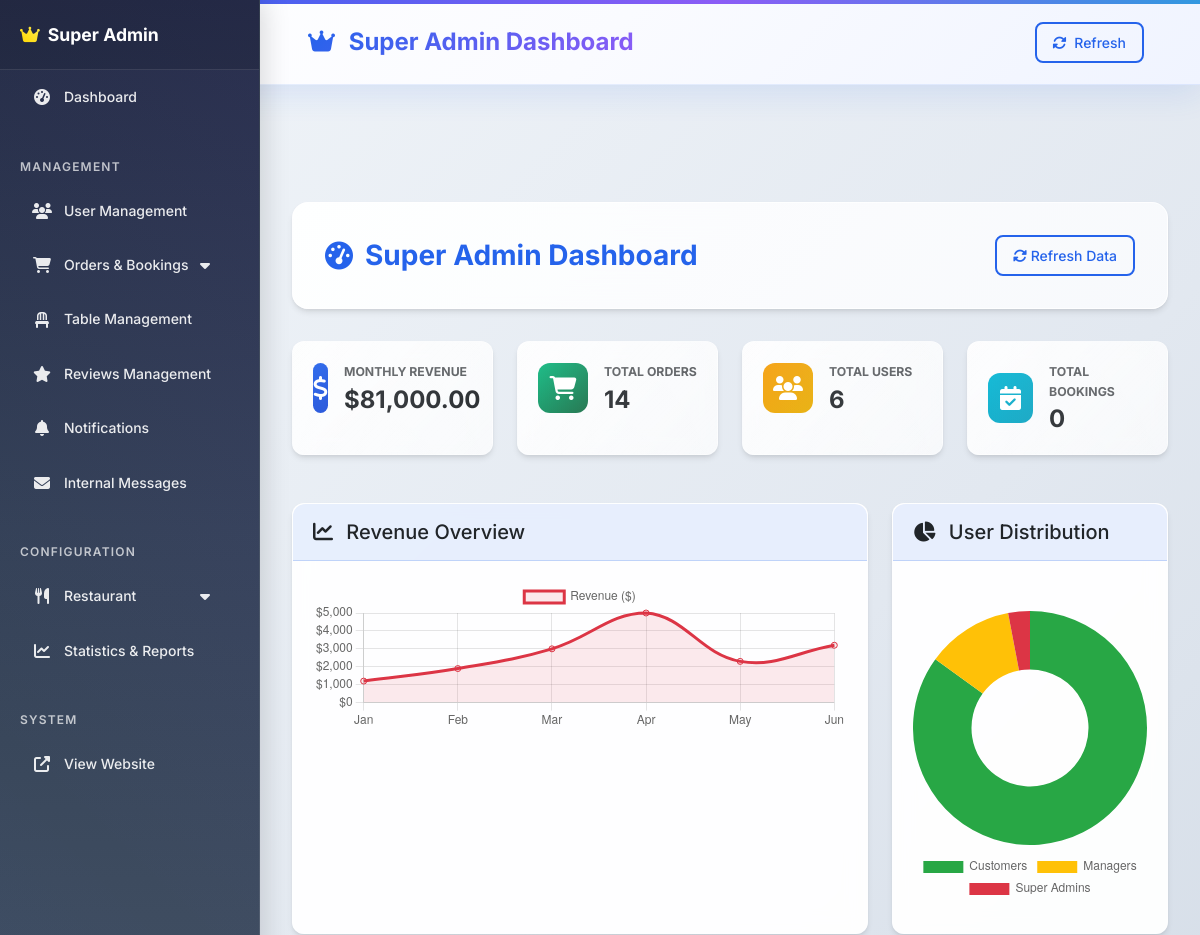
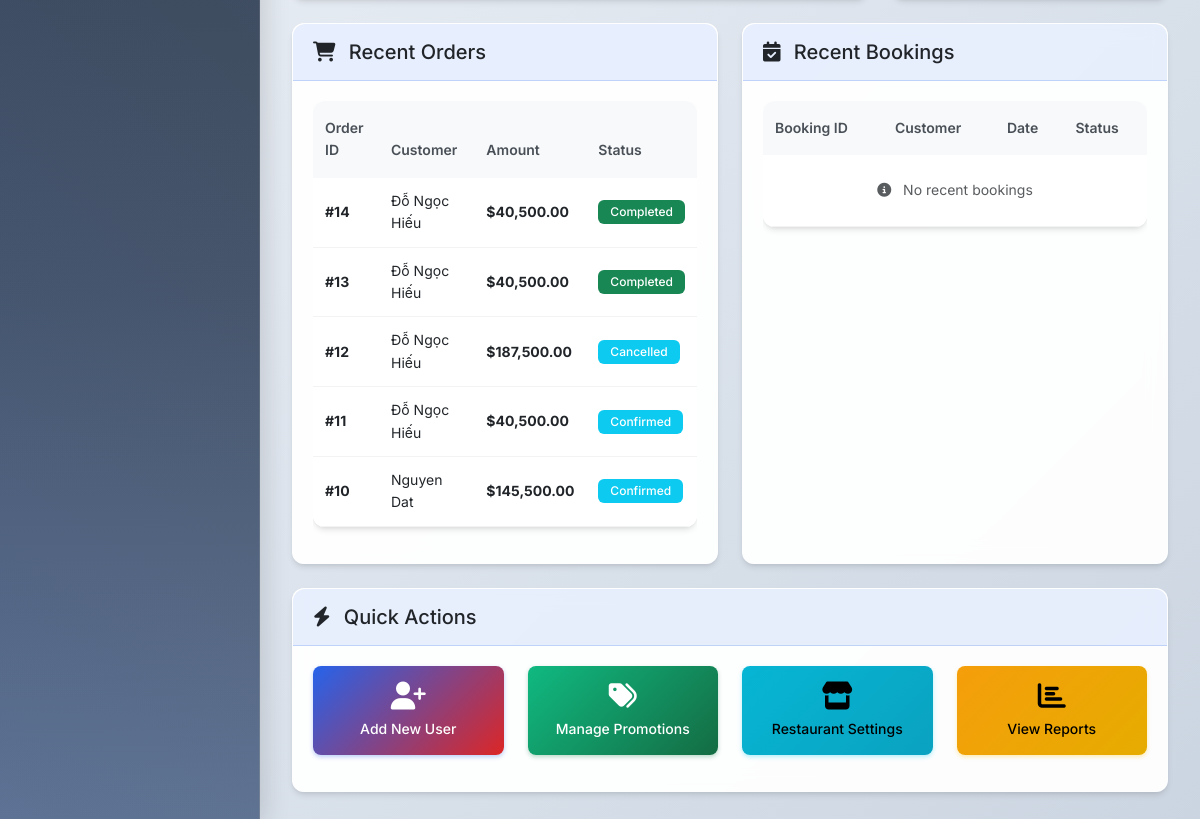
The app's page /superadmin/ (signed in), older data (2 pictures, top to bottom).
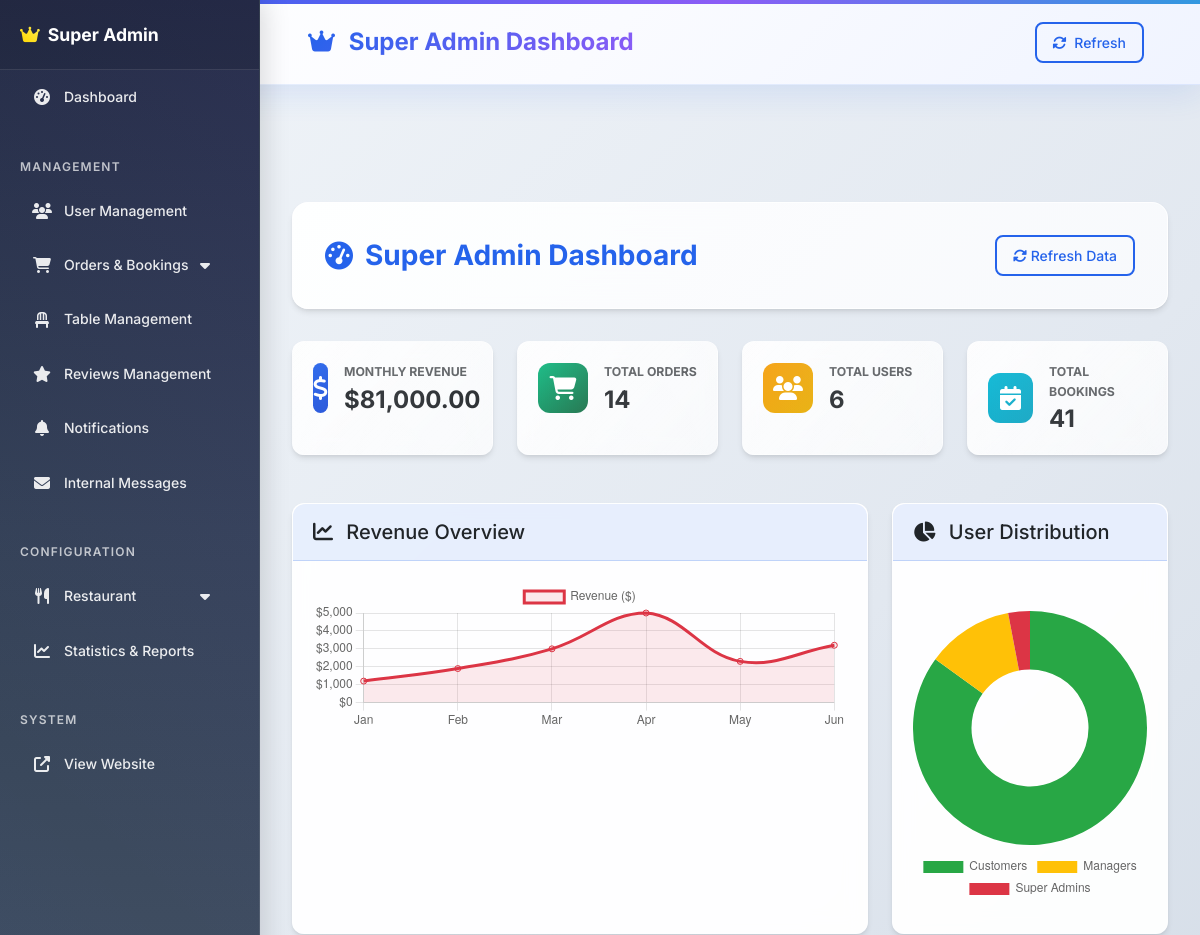
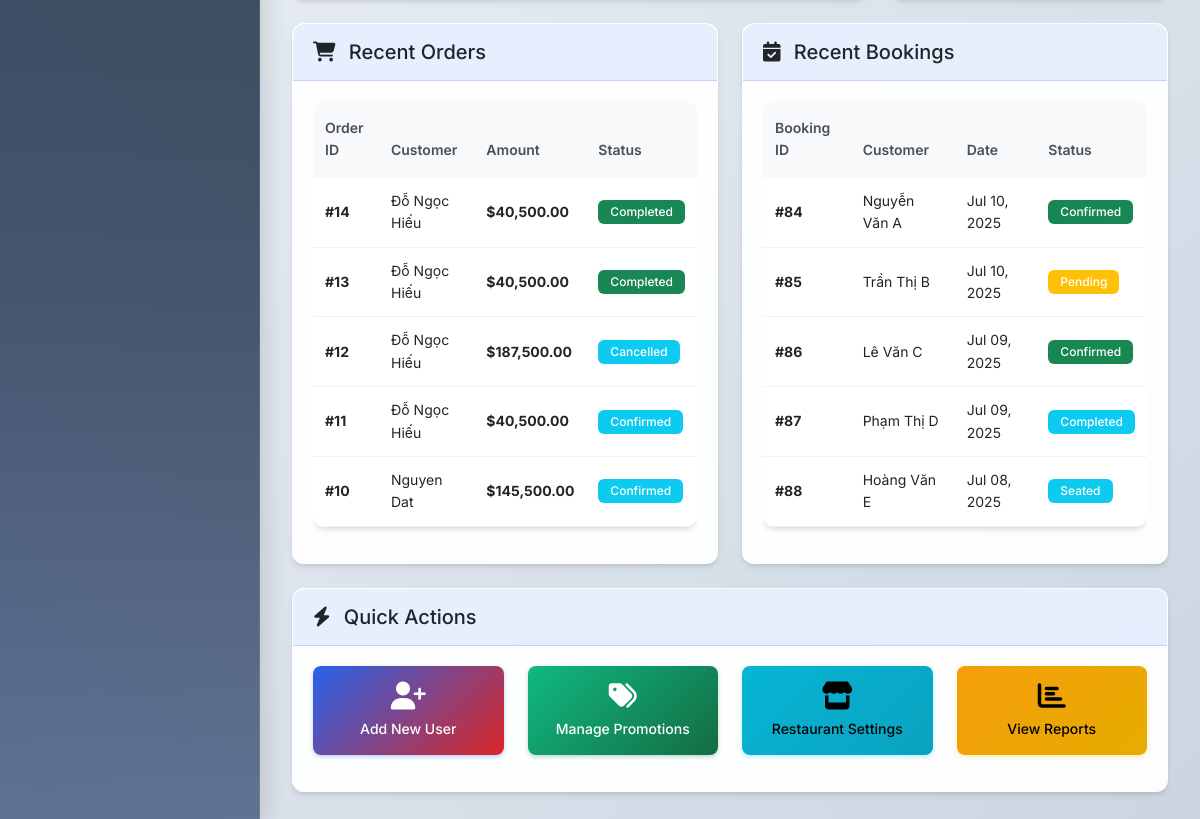
The same page, newer data (2 pictures, top to bottom).
### tables this page shows
CREATE TABLE IF NOT EXISTS `orders` (
  `id` int NOT NULL AUTO_INCREMENT,
  `user_id` int DEFAULT NULL,
  `booking_id` int DEFAULT NULL,
  `order_number` varchar(20) NOT NULL,
  `customer_name` varchar(100) NOT NULL,
  `customer_email` varchar(100) NOT NULL,
  `customer_phone` varchar(20) NOT NULL,
  `order_type` enum('dine_in','takeout','delivery') NOT NULL,
  `subtotal` decimal(10,2) NOT NULL,
  `tax_amount` decimal(10,2) DEFAULT '0.00',
  `total_amount` decimal(10,2) NOT NULL,
  `payment_method` enum('cod','cash','credit_card','debit_card','digital_wallet','bank_transfer','vnpay') NOT NULL,
  `payment_status` enum('pending','paid','failed','refunded') DEFAULT 'pending',
  `payment_id` int DEFAULT NULL,
  `status` enum('pending','confirmed','preparing','ready','completed','delivered','cancelled') DEFAULT 'pending',
  `special_instructions` text,
  `delivery_address` text,
  `order_notes` text,
  `estimated_ready_time` timestamp NULL DEFAULT NULL,
  `completed_at` timestamp NULL DEFAULT NULL,
  `created_at` timestamp NULL DEFAULT CURRENT_TIMESTAMP,
  `updated_at` timestamp NULL DEFAULT CURRENT_TIMESTAMP ON UPDATE CURRENT_TIMESTAMP,
  `delivery_ward` varchar(100) DEFAULT NULL,
  `delivery_district` varchar(100) DEFAULT NULL,
  `delivery_city` varchar(100) DEFAULT NULL,
  `delivery_notes` text,
  `delivery_fee` decimal(10,2) DEFAULT '0.00',
  `service_fee` decimal(10,2) DEFAULT '0.00',
  `discount_amount` decimal(10,2) DEFAULT '0.00',
  `coupon_code` varchar(50) DEFAULT NULL,
  PRIMARY KEY (`id`),
  UNIQUE KEY `order_number` (`order_number`),
  KEY `fk_orders_user` (`user_id`),
  KEY `fk_orders_booking` (`booking_id`),
  KEY `idx_status` (`status`),
  KEY `idx_payment_status` (`payment_status`),
  KEY `idx_order_type` (`order_type`),
  KEY `idx_customer_email` (`customer_email`),
  KEY `idx_orders_date_status` (`created_at`,`status`),
  KEY `fk_orders_payment` (`payment_id`)
);

CREATE TABLE IF NOT EXISTS `bookings` (
  `id` int NOT NULL AUTO_INCREMENT,
  `user_id` int DEFAULT NULL,
  `table_id` int DEFAULT NULL,
  `customer_name` varchar(100) NOT NULL,
  `customer_email` varchar(100) NOT NULL,
  `customer_phone` varchar(20) NOT NULL,
  `booking_date` date NOT NULL,
  `booking_time` time NOT NULL,
  `guest_count` int NOT NULL,
  `special_requests` text,
  `status` enum('pending','confirmed','seated','completed','cancelled','no_show') DEFAULT 'pending',
  `booking_reference` varchar(20) NOT NULL,
  `notes` text,
  `created_at` timestamp NULL DEFAULT CURRENT_TIMESTAMP,
  `updated_at` timestamp NULL DEFAULT CURRENT_TIMESTAMP ON UPDATE CURRENT_TIMESTAMP,
  PRIMARY KEY (`id`),
  UNIQUE KEY `booking_reference` (`booking_reference`),
  KEY `fk_bookings_user` (`user_id`),
  KEY `fk_bookings_table` (`table_id`),
  KEY `idx_booking_date` (`booking_date`),
  KEY `idx_status` (`status`),
  KEY `idx_customer_email` (`customer_email`),
  KEY `idx_bookings_date_status` (`booking_date`,`status`)
);

### controllers/BaseController.php (called while the page is built, shortened)
<?php
class BaseController {
    protected function loadSuperAdminView($view, $data = []) {
        include 'views/layouts/superadmin_header.php';
        include "views/superadmin/$view.php";
        include 'views/layouts/superadmin_footer.php';
    }    protected function requireLogin() {
        if (!isLoggedIn()) {
            redirect(SITE_URL . '/auth/login');
        }
    }
}
?>

### controllers/SuperAdminController.php (called while the page is built, shortened)
<?php
require_once 'BaseController.php';
require_once __DIR__ . '/../models/Order.php';
require_once __DIR__ . '/../models/Booking.php';
class SuperAdminController extends BaseController
{
    private $userModel;
    private $foodModel;
    private $orderModel;
    private $bookingModel;
    private $tableModel;
    public function __construct()
    {
        $this->userModel = new User();
        $this->foodModel = new Food();
        $this->orderModel = new Order();
        $this->bookingModel = new Booking();
        $this->tableModel = new Table();
    }
    public function dashboard()
    {
        $data = [
            'title' => 'Super Admin Dashboard',
            'stats' => $this->getDashboardStats()
        ];
        $this->loadSuperAdminView('dashboard', $data);
    }
    private function getDashboardStats()
    {
        $totalOrders = $this->orderModel->count();
        $totalUsers = $this->userModel->count();
        $totalBookings = $this->bookingModel->count();
        $totalTables = $this->tableModel->count();
        $orderStats = $this->orderModel->getOrderStats();
        $monthlyRevenue = $this->orderModel->getMonthlyRevenue();
        $recentOrders = $this->orderModel->getRecentOrdersWithCustomer(5);
        $recentBookings = $this->bookingModel->getRecentBookingsWithCustomer(5);
        $allUsers = $this->userModel->findAll();
        $recentUsers = array_slice(array_reverse($allUsers), 0, 5);
        return [
            'total_users' => $totalUsers,
            'total_foods' => $this->foodModel->count(),
            'total_orders' => $totalOrders,
            'total_bookings' => $totalBookings,
            'total_tables' => $totalTables,
            'total_revenue' => $orderStats['total_revenue'] ?? 0,
            'today_revenue' => $orderStats['today_revenue'] ?? 0,
            'pending_orders' => $this->orderModel->count('pending'),
            'pending_bookings' => $this->bookingModel->count('pending'),
            'active_users' => count(array_filter($this->userModel->findAll(), function ($user) {
                return ($user['is_active'] ?? 1) == 1;
            })),
            'monthly_revenue' => $monthlyRevenue,
            'recent_orders' => $recentOrders,
            'recent_bookings' => $recentBookings,
            'recent_users' => $recentUsers
        ];
    }
}

### models/BaseModel.php (called while the page is built, shortened)
<?php
class BaseModel {
    protected $table;    public function __construct() {
        $database = Database::getInstance();
        $this->db = $database->getConnection();
    }
}
?>

### database/install.php (called while the page is built, shortened)
<?php
class Database {
    private static $instance = null;
    private $connection;
    public static function getInstance() {
        if (self::$instance === null) {
            self::$instance = new self();
        }
        return self::$instance;
    }
    private function connect() {
        try {
            $dsn = "mysql:host=" . DB_HOST . ";dbname=" . DB_NAME . ";charset=" . DB_CHARSET;
            $options = [
                PDO::ATTR_ERRMODE => PDO::ERRMODE_EXCEPTION,
                PDO::ATTR_DEFAULT_FETCH_MODE => PDO::FETCH_ASSOC,
                PDO::ATTR_EMULATE_PREPARES => false
            ];
            $this->connection = new PDO($dsn, DB_USER, DB_PASS, $options);
        } catch (PDOException $e) {
            die("Database connection failed: " . $e->getMessage());
        }
    }
    public function getConnection() {
        return $this->connection;
    }
}
?>

### models/Order.php (called while the page is built, shortened)
<?php
require_once 'BaseModel.php';
class Order extends BaseModel
{    protected $table = 'orders';
    public function getRecentOrdersWithCustomer($limit = 5)
    {
        $sql = "SELECT o.*,
                       COALESCE(CONCAT(u.first_name, ' ', u.last_name), o.customer_name) as customer_name
                FROM {$this->table} o
                LEFT JOIN users u ON o.user_id = u.id
                ORDER BY o.created_at DESC
                LIMIT :limit";
        $stmt = $this->db->prepare($sql);
        $stmt->bindValue(':limit', (int)$limit, PDO::PARAM_INT);        $stmt->execute();
        return $stmt->fetchAll();
    }
}

### models/Booking.php (called while the page is built, shortened)
<?php
require_once 'BaseModel.php';
class Booking extends BaseModel {
    protected $table = 'bookings';    public function createBooking($bookingData) {
        $sql = "INSERT INTO reservations
        (customer_name, customer_email, customer_phone, booking_date, booking_time, guest_count, special_requests, status, created_at, updated_at)
        VALUES
        (:customer_name, :customer_email, :customer_phone, :booking_date, :booking_time, :guest_count, :special_requests, :status, NOW(), NOW())";
    $stmt = $this->db->prepare($sql);
    $stmt->bindValue(':customer_name', $bookingData['customer_name']);
    $stmt->bindValue(':customer_email', $bookingData['customer_email']);
    $stmt->bindValue(':customer_phone', $bookingData['customer_phone']);
    $stmt->bindValue(':booking_date', $bookingData['booking_date']);
    $stmt->bindValue(':booking_time', $bookingData['booking_time']);
    $stmt->bindValue(':guest_count', $bookingData['party_size']);
    $stmt->bindValue(':special_requests', $bookingData['special_requests'] ?? '');
    $stmt->bindValue(':status', 'pending');
    return $stmt->execute();
}
         public function getRecentBookingsWithCustomer($limit = 5) {
        $sql = "SELECT r.*,
                       COALESCE(CONCAT(u.first_name, ' ', u.last_name), r.customer_name) as customer_name,
                       r.booking_date,
                       r.booking_time,
                       CONCAT(r.booking_date, ' ', r.booking_time) as reservation_time,
                       u.email as customer_email,
                       t.table_number
                FROM {$this->table} r
                LEFT JOIN users u ON r.user_id = u.id
                LEFT JOIN tables t ON r.table_id = t.id
                ORDER BY r.created_at DESC
                LIMIT :limit";
          $stmt = $this->db->prepare($sql);
        $stmt->bindValue(':limit', (int)$limit, PDO::PARAM_INT);
        $stmt->execute();
        return $stmt->fetchAll();
    }
}
?>

### views/superadmin/dashboard.php (the view, shortened to what the rows shown need)
<?php require_once 'views/layouts/superadmin_header.php'; ?>
<div class="main-content fade-in">
    <div class="container-fluid">
        <div class="page-header">
            <div class="d-flex justify-content-between align-items-center">
                <h1>
                    <i class="fas fa-tachometer-alt"></i>
                    Super Admin Dashboard
                </h1>
            </div>
        </div>
        <div class="row">
            <div class="col-lg-6 mb-4">
                <div class="card h-100">
                    <div class="card-body">
                        <div class="table-responsive">
                            <table class="table table-hover">
                                <thead>
                                    <tr>
                                        <th>Order ID</th>
                                        <th>Customer</th>
                                        <th>Amount</th>
                                        <th>Status</th>
                                    </tr>
                                </thead>
                                <tbody>
                                    <?php if (isset($stats['recent_orders']) && !empty($stats['recent_orders'])): ?>
                                        <?php foreach ($stats['recent_orders'] as $order): ?>
                                            <tr>
                                                <td><strong>#<?php echo $order['id']; ?></strong></td>
                                                <td><?php echo htmlspecialchars($order['customer_name'] ?? 'N/A'); ?></td>
                                                <td><strong>$<?php echo number_format($order['total_amount'] ?? 0, 2); ?></strong></td>
                                                <td>
                                                    <span class="badge bg-<?php echo $order['status'] === 'completed' ? 'success' : ($order['status'] === 'pending' ? 'warning' : 'info'); ?>">
                                                        <?php echo ucfirst($order['status'] ?? 'pending'); ?>
                                                    </span>
                                                </td>
                                            </tr>
                                        <?php endforeach; ?>
                                    <?php endif; ?>
                                </tbody>
                            </table>
                        </div>
                    </div>
                </div>
            </div>
            <div class="col-lg-6 mb-4">
                <div class="card h-100">
                    <div class="card-body">
                        <div class="table-responsive">
                            <table class="table table-hover">
                                <thead>
                                    <tr>
                                        <th>Booking ID</th>
                                        <th>Customer</th>
                                        <th>Date</th>
                                        <th>Status</th>
                                    </tr>
                                </thead>
                                <tbody>
                                    <?php if (isset($stats['recent_bookings']) && !empty($stats['recent_bookings'])): ?>
                                        <?php foreach ($stats['recent_bookings'] as $booking): ?>
                                            <tr>
                                                <td><strong>#<?php echo $booking['id']; ?></strong></td>
                                                <td><?php echo htmlspecialchars($booking['customer_name'] ?? 'N/A'); ?></td>
                                                <td><?php echo date('M d, Y', strtotime($booking['booking_date'] ?? 'now')); ?></td>
                                                <td>
                                                    <span class="badge bg-<?php echo $booking['status'] === 'confirmed' ? 'success' : ($booking['status'] === 'pending' ? 'warning' : 'info'); ?>">
                                                        <?php echo ucfirst($booking['status'] ?? 'pending'); ?>
                                                    </span>
                                                </td>
                                            </tr>
                                        <?php endforeach; ?>
                                    <?php endif; ?>
                                </tbody>
                            </table>
                        </div>
                    </div>
                </div>
            </div>
        </div>
    </div>
</div>
<?php require_once 'views/layouts/superadmin_footer.php'; ?>

Row changes from the older to the newer data that the page shows:
added bookings: id "84", customer_name "Nguyễn Văn A", booking_date "Jul 10, 2025", status "Confirmed"
added bookings: id "85", customer_name "Trần Thị B", booking_date "Jul 10, 2025", status "Pending"
added bookings: id "86", customer_name "Lê Văn C", booking_date "Jul 09, 2025", status "Confirmed"
added bookings: id "87", customer_name "Phạm Thị D", booking_date "Jul 09, 2025", status "Completed"
added bookings: id "88", customer_name "Hoàng Văn E", booking_date "Jul 08, 2025", status "Seated"
Text that changed along with them:
$stats['total_bookings']: "0" → "41"
text no longer shown: "No recent bookings"
